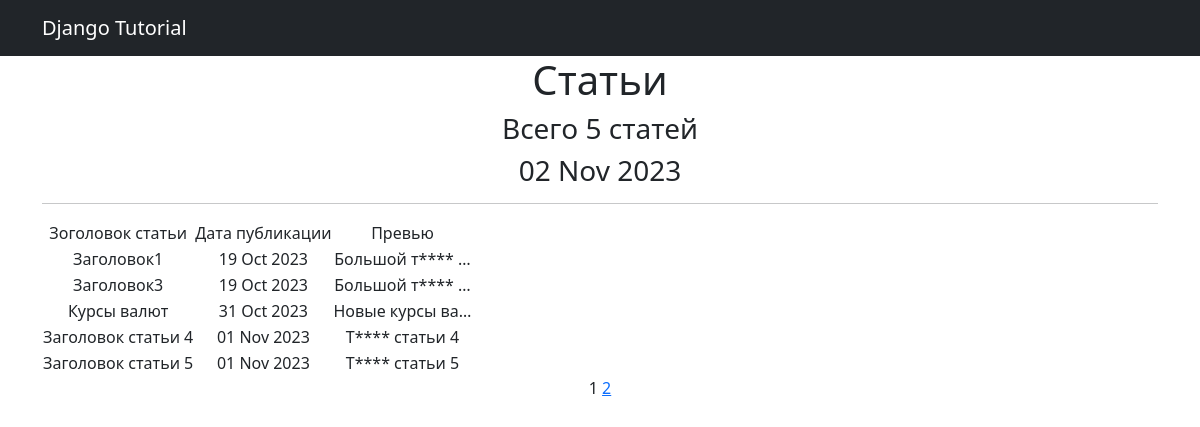
/posts/, run on the app's committed database.
### news/models.py (models this page shows, shortened)
class Post(models.Model):
    news = "NW"
    articl = "AR"
    CHOICE_CONTENS = [(news,'Новости'), (articl,'Статья')]
    time_creates = models.DateTimeField(auto_now_add=True)
    choice_content = models.CharField(max_length=2, choices=CHOICE_CONTENS, default= news)
    heading = models.CharField(max_length=64)
    rating = models.IntegerField(default=0)
    article_text = models.TextField()
    autor = models.ForeignKey(Author, on_delete=models.CASCADE)
    category = models.ManyToManyField(Category, through='PostCategory')

### news/views.py (the view)
# urls.py: path('', PostList.as_view(), name='post_list'),
class PostList(ListView):
    queryset = Post.objects.filter(
        choice_content='AR'
    )
    template_name = 'posts.html'
    context_object_name = 'headings'
    paginate_by = 5
    def get_context_data(self, **kwargs):
        context = super().get_context_data(**kwargs)
        context['time_now'] = datetime.utcnow()
        return context

### news/templatetags/custom_filters.py (called while the page is built)
@register.filter()
def censor(value):
    text = str(value)
    for i in unacceptable_words:
        iCaps = i.capitalize()
        replCaps = (i.capitalize()[0]).ljust(len(i),"*")
        repl = (i[0].ljust(len(i), "*"))
        text = text.replace(i,repl)
        text = text.replace(iCaps, replCaps)
    return text

### news/templatetags/custom_tag.py (called while the page is built)
@register.simple_tag(takes_context=True)
def url_replace(context, **kwargs):
   d = context['request'].GET.copy()
   for k, v in kwargs.items():
       d[k] = v
   return d.urlencode()

### templates/posts.html (shortened to what this page needs)
{% extends 'flatpages/default.html' %}
{% load custom_filters %}
{% load custom_tag %}
{% block content %}
   <h1>Статьи</h1>
   <h3>Всего {{ headings|length}} статей</h3>
   <h3>{{ time_now|date:'d M Y' }}</h3>
   <hr>
   {% if headings %}
       <table>
           <tr>
               <td>Зоголовок статьи</td>
               <td>Дата публикации</td>
               <td>Превью</td>
           </tr>
           {% for head in headings %}
           <tr>
               <td>{{ head.heading|censor }}</td>
               <td>{{ head.time_creates|date:'d M Y' }}</td>
               <td>{{ head.article_text|censor|truncatechars:15 }}</td>
           </tr>
           {% endfor %}
       </table>
   {% else %}
       <h2>Статей нет!</h2>
   {% endif %}
   {{ page_obj.number }}
   {% if page_obj.has_next %}
       <a href="?{% url_replace page=page_obj.next_page_number %}">{{ page_obj.next_page_number }}</a>
   {% endif %}
{% endblock content %}

### templates/flatpages/default.html (shortened to what this page needs)
<!DOCTYPE html>
<html lang="en">
    <head>
        {% load static %}
        <link href="{% static 'css/styles.css' %}" rel="stylesheet" />
    </head>
    <body>
        <nav class="navbar navbar-expand-lg navbar-dark bg-dark static-top">
            <div class="container">
                <a class="navbar-brand" href="#">Django Tutorial</a>
                </div>
        </nav>
        <div class="container">
            <div class="row">
                <div class="col-lg-12 text-center">
                    {% block content %}{% endblock content %}
                </div>
            </div>
        </div>
    </body>
</html>

### data on the page
Post: heading|censor "Заголовок1", time_creates "19 Oct 2023", article_text|censor "Большой т**** …"
Post: heading|censor "Заголовок3", time_creates "19 Oct 2023", article_text|censor "Большой т**** …"
Post: heading|censor "Курсы валют", time_creates "31 Oct 2023", article_text|censor "Новые курсы ва…"
Post: heading|censor "Заголовок статьи 4", time_creates "01 Nov 2023", article_text|censor "Т**** статьи 4"
Post: heading|censor "Заголовок статьи 5", time_creates "01 Nov 2023", article_text|censor "Т**** статьи 5"

### other printed values
{{ headings|length }} "5"
{{ time_now|date:'d M Y' }} "02 Nov 2023"
{{ page_obj.number }} "1"
{{ page_obj.next_page_number }} "2"
